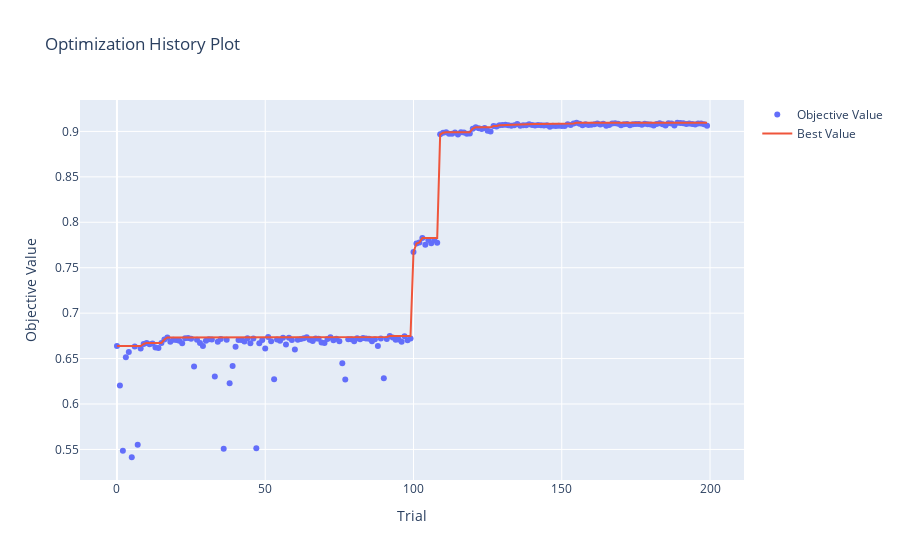

Notebook code for this chart:
### Code cell
optuna.visualization.plot_optimization_history(study)

### Figure 1 — Plotly figure (JSON) as saved in the notebook; plotly's stock layout.template omitted (floating-point values rounded to 4 significant figures; data arrays with more than 128 entries replaced by an {"elided": "..."} marker saying what was removed)
{"data": [{"mode": "markers", "name": "Objective Value", "type": "scatter", "x": {"elided": "200 int values"}, "y": {"elided": "200 float values"}}, {"name": "Best Value", "type": "scatter", "x": {"elided": "200 int values"}, "y": {"elided": "200 float values"}}], "layout": {"title": {"text": "Optimization History Plot"}, "xaxis": {"title": {"text": "Trial"}}, "yaxis": {"title": {"text": "Objective Value"}}}}
